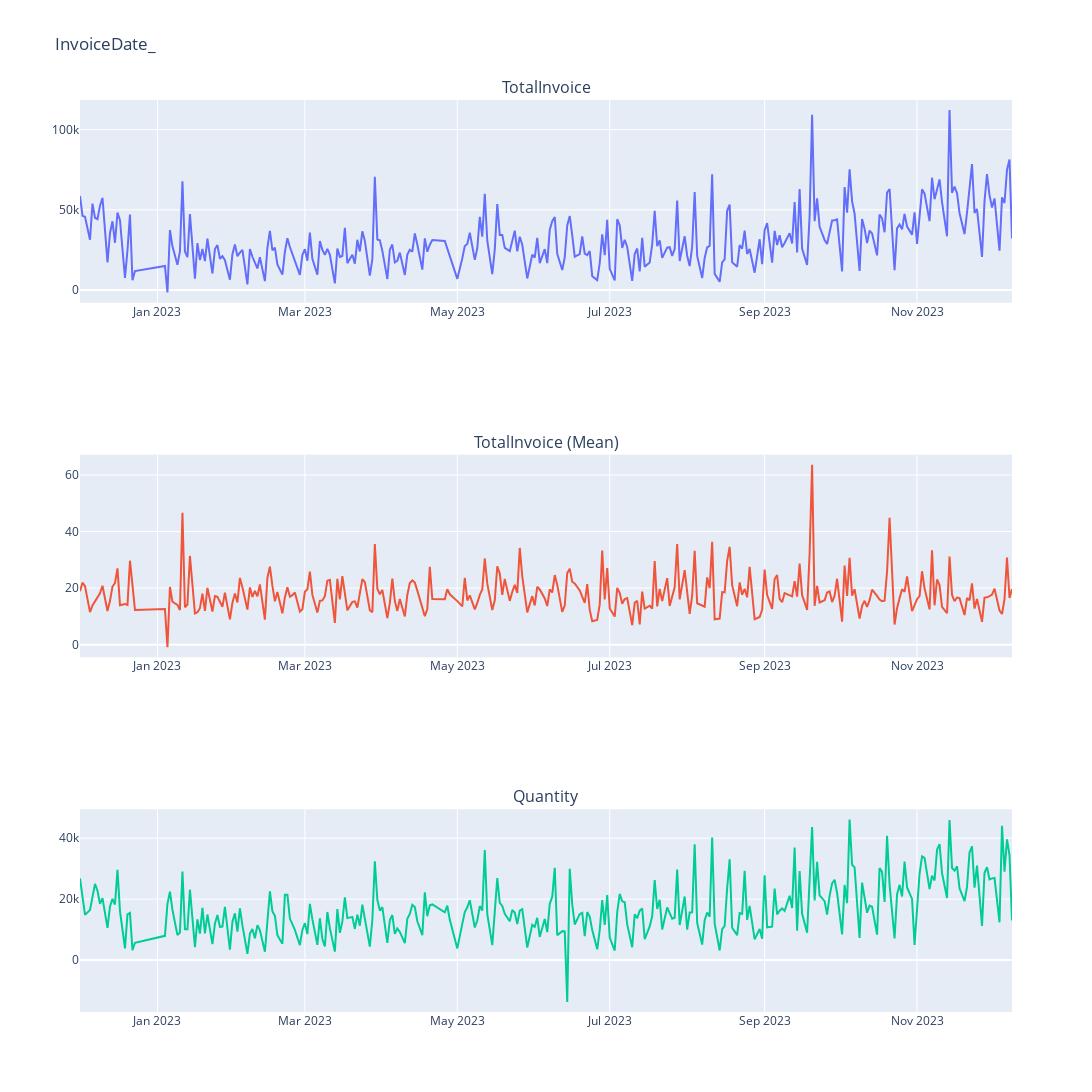

This figure's notebook cell:
### Code cell
plot_time_series("InvoiceDate_",retail_sales_df,"no reorder")

### Figure 1 — Plotly figure (JSON) as saved in the notebook; plotly's stock layout.template omitted (floating-point values rounded to 4 significant figures; data arrays with more than 128 entries replaced by an {"elided": "..."} marker saying what was removed)
{"data": [{"type": "scatter", "x": {"elided": "305 str values"}, "xaxis": "x", "y": {"elided": "305 float values"}, "yaxis": "y"}, {"type": "scatter", "x": {"elided": "305 str values"}, "xaxis": "x2", "y": {"elided": "305 float values"}, "yaxis": "y2"}, {"type": "scatter", "x": {"elided": "305 str values"}, "xaxis": "x3", "y": {"elided": "305 int values"}, "yaxis": "y3"}], "layout": {"annotations": [{"font": {"size": 16}, "showarrow": false, "text": "TotalInvoice", "x": 0.5, "xanchor": "center", "xref": "paper", "y": 1, "yanchor": "bottom", "yref": "paper"}, {"font": {"size": 16}, "showarrow": false, "text": "TotalInvoice (Mean)", "x": 0.5, "xanchor": "center", "xref": "paper", "y": 0.6111, "yanchor": "bottom", "yref": "paper"}, {"font": {"size": 16}, "showarrow": false, "text": "Quantity", "x": 0.5, "xanchor": "center", "xref": "paper", "y": 0.2222, "yanchor": "bottom", "yref": "paper"}], "height": 1200, "showlegend": false, "title": {"text": "InvoiceDate_"}, "width": 1500, "xaxis": {"anchor": "y", "domain": [0, 1]}, "xaxis2": {"anchor": "y2", "domain": [0, 1]}, "xaxis3": {"anchor": "y3", "domain": [0, 1]}, "yaxis": {"anchor": "x", "domain": [0.7778, 1]}, "yaxis2": {"anchor": "x2", "domain": [0.3889, 0.6111]}, "yaxis3": {"anchor": "x3", "domain": [0, 0.2222]}}}
